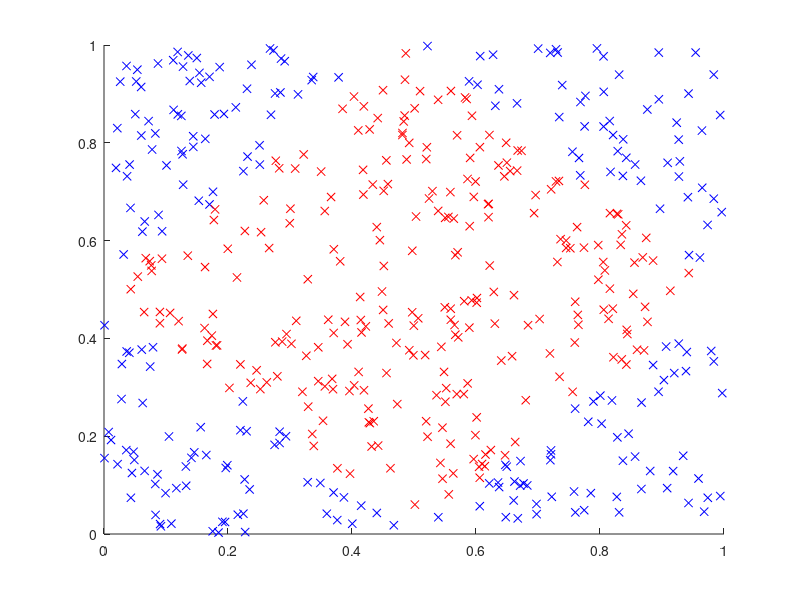

Source code (MATLAB):
function Patrat()
    clf
    hold on
    axis([0 1 0 1])
    n=500;
    nr=0;
 
    for i=1:n
        x=rand();
        y=rand();
        x1=x;
        y1=y;
        
        if x<0.5
            x=1-x;
        end
        if y<0.5
            y=1-y;
        end
        %plot(x,y,'yx')
        %pause(0.5)
        d1=pdist([x,y; 1, 1]);
        d2=pdist([x,y;0.5,0.5]);
        %fprintf("d1: %d, d2: %d\n",d1,d2)
        if d1>d2
            plot(x1,y1,'rx')
            nr=nr+1;
        else
            plot(x1,y1,'bx')
        end
    end
    fprintf("Probabilitatea geometrica: %4.2f\n",1/2)
    fprintf("Probabilitatea din simulari: %4.2f\n",nr/n)
end